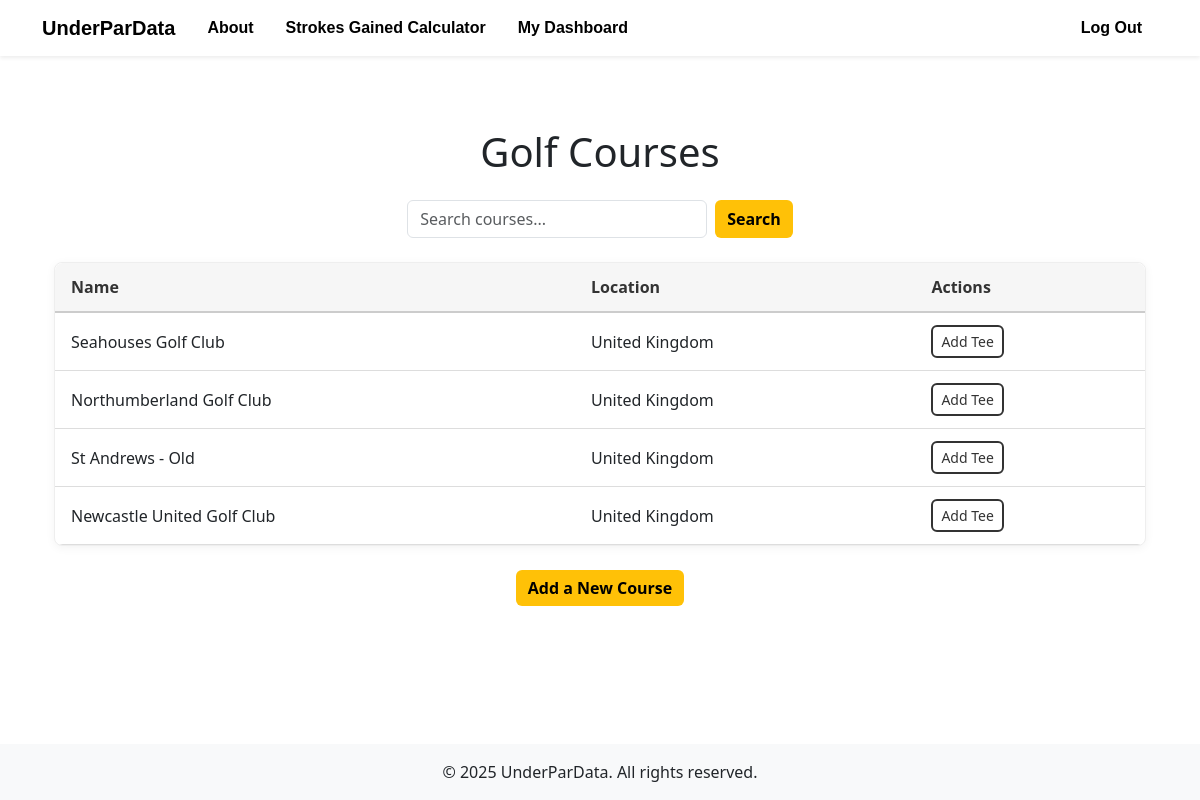
The page /courses (signed in) on the database as committed earlier.
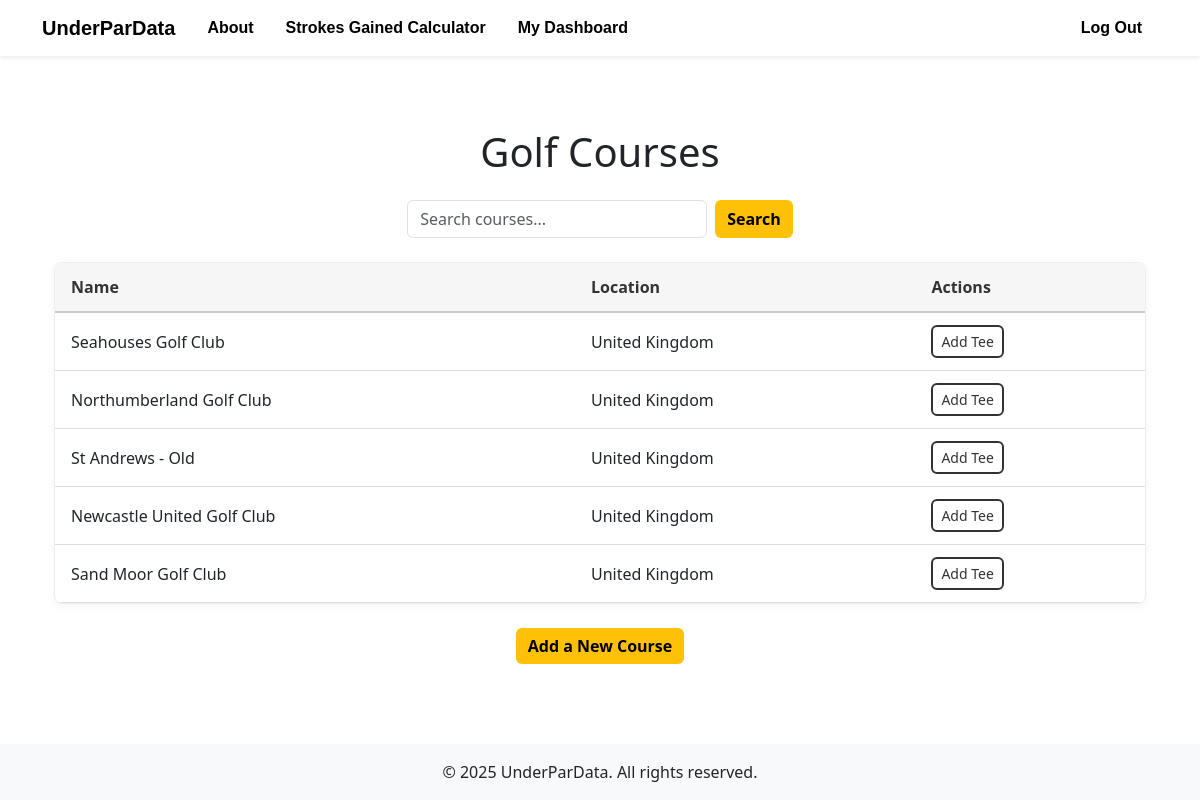
The same page on the database as committed later.
### models/course.py (models this page shows)
class Course(db.Model):
    __tablename__ = 'courses'
    courseID = db.Column(db.Integer, primary_key=True)
    name = db.Column(db.String(120), nullable=False, unique=False)
    location = db.Column(db.String(200))
    tees = relationship("Tee", back_populates="course", cascade="all, delete-orphan")
    holes = relationship("Hole", back_populates="course", cascade="all, delete-orphan")
    rounds = db.relationship("Round", back_populates="course")

### app.py (the view)
@app.route('/courses')
@login_required
def courses():
    query = request.args.get('search', '')  # Grab the query from ?search= in URL
    if query:
        courses = Course.query.filter(Course.name.ilike(f"%{query}%")).all()
    else:
        courses = Course.query.all()
    return render_template('courses.html', courses=courses)

### app.py (called while the page is built)
@login_manager.user_loader
def load_user(userID):
    return User.query.get(int(userID))

### templates/courses.html (shortened to what this page needs)
{% extends "base.html" %}
{% block extra_css %}
  <link rel="stylesheet" href="{{ url_for('static', filename='css/courses.css') }}">
{% endblock %}
{% block content %}
<div class="container mt-5">
  <h1 class="text-center mb-4">Golf Courses</h1>
  <form method="GET" action="{{ url_for('courses') }}" class="d-flex justify-content-center mb-4">
    <input
      type="text"
      name="search"
      class="form-control custom-form-input me-2"
      placeholder="Search courses..."
      value="{{ request.args.get('search', '') }}"
      style="max-width: 300px;"
    >
    <button type="submit" class="btn btn-cta">
      Search
    </button>
  </form>
  <div class="custom-table-wrapper">
    <table class="custom-table">
      <thead>
        <tr>
          <th>Name</th>
          <th>Location</th>
          <th>Actions</th>
        </tr>
      </thead>
      <tbody>
        {% for course in courses %}
        <tr>
          <td>{{ course.name }}</td>
          <td>{{ course.location }}</td>
          <td>
            <a
              href="{{ url_for('add_tee', course_id=course.courseID) }}"
              class="btn btn-outline-dark btn-sm"
            >
              Add Tee
            </a>
          </td>
        </tr>
        {% endfor %}
      </tbody>
    </table>
  </div>
  <div class="text-center mt-3">
    <a href="/add_course" class="btn btn-cta">
      Add a New Course
    </a>
  </div>
</div>
{% endblock %}

### templates/base.html (shortened to what this page needs)
<!DOCTYPE html>
<html lang="en">
<head>
  <link
    rel="stylesheet"
    href="https://cdn.jsdelivr.net/npm/bootstrap@5.3.3/dist/css/bootstrap.min.css"
  />
  <link
    rel="stylesheet"
    href="https://cdn.jsdelivr.net/npm/animate.css@4.1.1/animate.min.css"
  />
  <link rel="stylesheet" href="{{ url_for('static', filename='base.css') }}">
  {% block extra_css %}{% endblock %}
</head>
<body class="d-flex flex-column min-vh-100">
  <nav class="navbar navbar-expand-lg navbar-light bg-white shadow-sm">
    <div class="container">
      <a class="navbar-brand fw-bold" href="/">
        UnderParData
      </a>
      <div class="collapse navbar-collapse" id="navbarNav">
        <ul class="navbar-nav me-auto">
          <li class="nav-item">
            <a class="nav-link fw-semibold px-3" href="/">About</a>
          </li>
          <li class="nav-item">
            <a class="nav-link fw-semibold px-3" href="/sg_calc">Strokes Gained Calculator</a>
          </li>
          <li class="nav-item">
            <a class="nav-link fw-semibold px-3" href="/dashboard">My Dashboard</a>
          </li>
        </ul>
        <ul class="navbar-nav ms-auto">
          {% if not current_user.is_authenticated %}
            <li class="nav-item">
              <a class="nav-link fw-semibold px-3" href="/login">Log In</a>
            </li>
            <li class="nav-item">
              <a class="nav-link fw-semibold px-3 register-link" href="/register">Register</a>
            </li>
          {% else %}
            <li class="nav-item">
              <a class="nav-link fw-semibold px-3" href="/logout">Log Out</a>
            </li>
          {% endif %}
        </ul>
      </div>
    </div>
  </nav>
  <div class="container my-4 flex-grow-1">
    {% block content %}{% endblock %}
  </div>
  <footer class="bg-light text-center text-lg-start mt-auto">
    <div class="text-center p-3">
      &copy; 2025 UnderParData. All rights reserved.
    </div>
  </footer>
</body>
</html>

### static/base.css (style rules this page uses)
.navbar-light { background-color: white !important; color: white; }
.navbar-light .navbar-brand, .navbar-light .navbar-nav .nav-link { color: #000000 !important; font-family: sans-serif; }

### static/css/courses.css (style rules this page uses)
.custom-table-wrapper { width: 100%; overflow-x: auto; background-color: #fff; border: 1px solid #eee; border-radius: 8px; box-shadow: 0 2px 10px rgba(0,0,0,0.05); margin-bottom: 1.5rem; }
.custom-table { width: 100%; border-collapse: collapse; border-radius: 8px; overflow: hidden; table-layout: auto; }
.custom-table thead { background-color: #f6f6f6; }
.custom-table th, .custom-table td { padding: 0.75rem 1rem; text-align: left; vertical-align: middle; border-bottom: 1px solid #ddd; }
.custom-table thead th { font-weight: 600; color: #333; border-bottom: 2px solid #ccc; }
.btn-outline-dark { border: 2px solid #333; color: #333; border-radius: 6px; transition: background-color 0.2s, color 0.2s; }
.btn.btn-cta { background-color: #ffc107; color: #000; font-weight: 600; border: none; border-radius: 6px; transition: background-color 0.2s, color 0.2s; }

Rows that differ between the two databases and show on the page:
added Course: name "Sand Moor Golf Club", location "United Kingdom"
